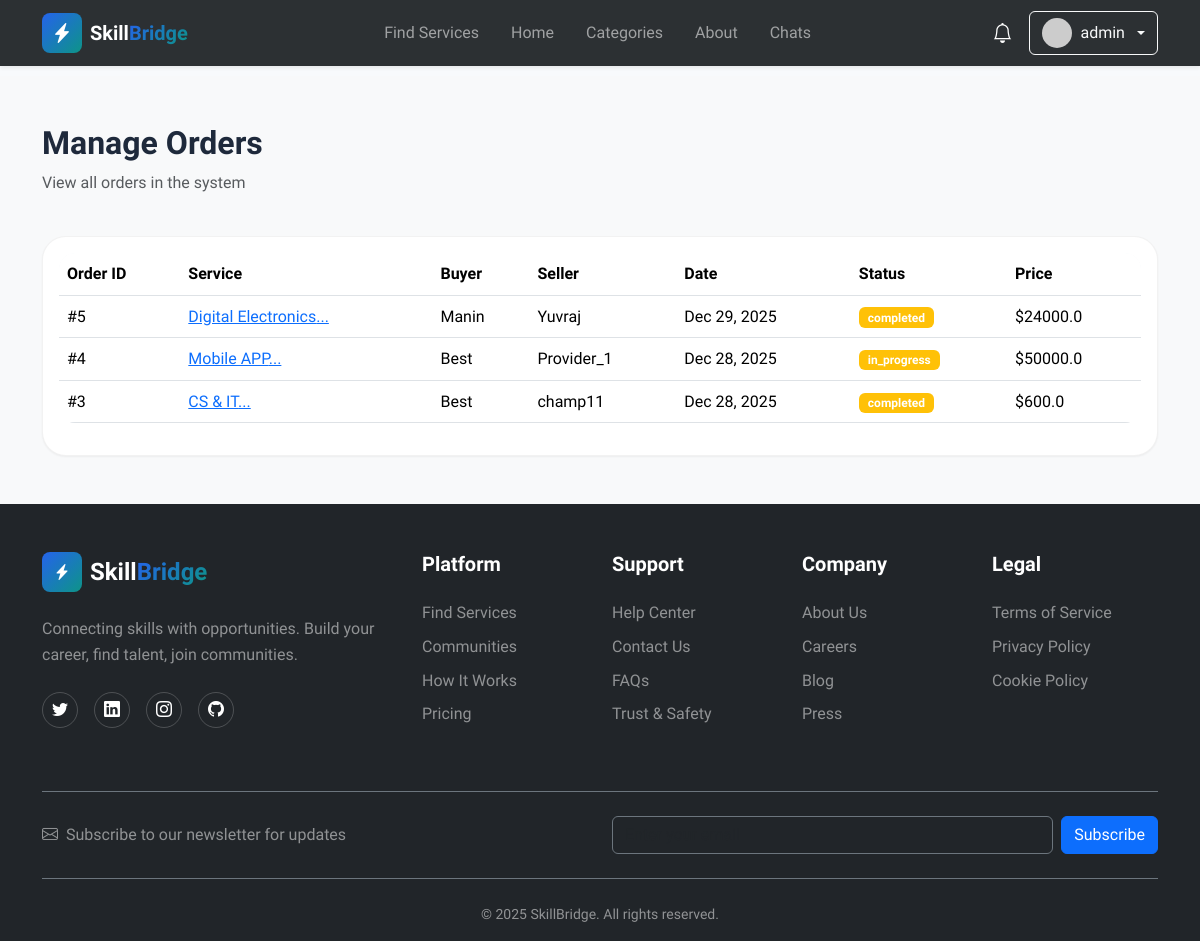
Page /admin/orders (signed in) on the committed database.
### models.py (models this page shows, shortened)
class User(UserMixin, db.Model):
    __tablename__ = 'users'
    id = db.Column(db.Integer, primary_key=True)
    username = db.Column(db.String(80), unique=True, nullable=False, index=True)
    email = db.Column(db.String(120), unique=True, nullable=False, index=True)
    password_hash = db.Column(db.String(255), nullable=False)
    user_type = db.Column(db.String(20), nullable=False, default='client')
    full_name = db.Column(db.String(100))
    bio = db.Column(db.Text)
    avatar_url = db.Column(db.String(255), default='default-avatar.png')
    phone = db.Column(db.String(20))
    is_active = db.Column(db.Boolean, default=True)
    is_verified = db.Column(db.Boolean, default=False)
    created_at = db.Column(db.DateTime, default=datetime.utcnow, nullable=False)
    updated_at = db.Column(db.DateTime, default=datetime.utcnow, onupdate=datetime.utcnow)
    services = db.relationship('Service', backref='provider', lazy='dynamic',
                              foreign_keys='Service.user_id')
    reviews = db.relationship('Review', backref='reviewer', lazy='dynamic',
                             foreign_keys='Review.user_id')
    orders_as_buyer = db.relationship('Order', backref='buyer', lazy='dynamic',
                                     foreign_keys='Order.buyer_id')
    orders_as_seller = db.relationship('Order', backref='seller', lazy='dynamic',
                                      foreign_keys='Order.seller_id')
    favorites = db.relationship('Favorite', backref='user', lazy='dynamic',
                               cascade='all, delete-orphan')
    notifications = db.relationship('Notification', backref='user', lazy='dynamic',
                                   cascade='all, delete-orphan')
    def is_admin(self):
        return self.user_type == 'admin'
    def get_unread_notifications_count(self):
        return self.notifications.filter_by(is_read=False).count()
    def get_recent_notifications(self, limit=5):
        return self.notifications.order_by(db.text('created_at desc')).limit(limit)
    def get_avatar_url(self):
        from flask import url_for
        if not self.avatar_url or self.avatar_url == 'default-avatar.png':
            return f"https://ui-avatars.com/api/?name={self.username}&background=random&color=fff&size=128"
        if self.avatar_url.startswith('http'):
            return self.avatar_url
        return url_for('static', filename='avatars/' + self.avatar_url)

class Order(db.Model):
    __tablename__ = 'orders'
    id = db.Column(db.Integer, primary_key=True)
    service_id = db.Column(db.Integer, db.ForeignKey('services.id'), nullable=False, index=True)
    buyer_id = db.Column(db.Integer, db.ForeignKey('users.id'), nullable=False, index=True)
    seller_id = db.Column(db.Integer, db.ForeignKey('users.id'), nullable=False, index=True)
    total_price = db.Column(db.Float, nullable=False)
    status = db.Column(db.String(20), default='pending', index=True)
    requirements = db.Column(db.Text)  # Buyer's requirements
    scope = db.Column(db.Text)  # Detailed scope
    budget_tier = db.Column(db.String(20)) # Basic, Standard, Premium
    deadline = db.Column(db.DateTime)  # Agreed deadline
    delivery_note = db.Column(db.Text)  # Seller's delivery note
    created_at = db.Column(db.DateTime, default=datetime.utcnow)
    updated_at = db.Column(db.DateTime, default=datetime.utcnow, onupdate=datetime.utcnow)
    completed_at = db.Column(db.DateTime)

class Service(db.Model):
    __tablename__ = 'services'
    id = db.Column(db.Integer, primary_key=True)
    title = db.Column(db.String(200), nullable=False, index=True)
    description = db.Column(db.Text, nullable=False)
    price = db.Column(db.Float, nullable=False)
    delivery_time = db.Column(db.String(50))  # e.g., "3 days", "1 week"
    user_id = db.Column(db.Integer, db.ForeignKey('users.id'), nullable=False, index=True)
    category_id = db.Column(db.Integer, db.ForeignKey('categories.id'), nullable=False, index=True)
    favorited_by = db.relationship('Favorite', backref='service', lazy='dynamic', cascade='all, delete-orphan')
    image_url = db.Column(db.String(255), default='default-service.jpg')
    tags = db.Column(db.String(255))
    is_active = db.Column(db.Boolean, default=True)
    view_count = db.Column(db.Integer, default=0)
    created_at = db.Column(db.DateTime, default=datetime.utcnow, index=True)
    updated_at = db.Column(db.DateTime, default=datetime.utcnow, onupdate=datetime.utcnow)
    reviews = db.relationship('Review', backref='service', lazy='dynamic',
                             cascade='all, delete-orphan')
    orders = db.relationship('Order', backref='service', lazy='dynamic')
    favorited_by = db.relationship('Favorite', backref='service', lazy='dynamic',
                                   cascade='all, delete-orphan')

### routes.py (the view)
@admin_bp.route('/orders')
@admin_required
def orders():
    orders = Order.query.order_by(Order.created_at.desc()).all()
    return render_template('admin/orders.html', orders=orders)

### routes.py (called while the page is built)
def admin_required(f):
    @wraps(f)
    def decorated_function(*args, **kwargs):
        if not current_user.is_authenticated or not current_user.is_admin():
            flash('You need admin privileges to access this page.', 'danger')
            return redirect(url_for('main.index'))
        return f(*args, **kwargs)
    return decorated_function

### templates/admin/orders.html (shortened to what this page needs)
{% extends 'base.html' %}
{% block content %}
<section class="py-5 bg-light">
    <div class="container">
        <div class="row mb-4">
            <div class="col">
                <h2 class="fw-bold">Manage Orders</h2>
                <p class="text-muted">View all orders in the system</p>
            </div>
        </div>
        <div class="card">
            <div class="card-body">
                {% if orders %}
                <div class="table-responsive">
                    <table class="table table-hover">
                        <thead>
                            <tr>
                                <th>Order ID</th>
                                <th>Service</th>
                                <th>Buyer</th>
                                <th>Seller</th>
                                <th>Date</th>
                                <th>Status</th>
                                <th>Price</th>
                            </tr>
                        </thead>
                        <tbody>
                            {% for order in orders %}
                            <tr>
                                <td>#{{ order.id }}</td>
                                <td>
                                    <a href="{{ url_for('service.detail', service_id=order.service.id) }}">
                                        {{ order.service.title[:40] }}...
                                    </a>
                                </td>
                                <td>{{ order.buyer.username }}</td>
                                <td>{{ order.service.provider.username }}</td>
                                <td>{{ order.created_at.strftime('%b %d, %Y') }}</td>
                                <td>
                                    <span class="badge bg-warning">{{ order.status }}</span>
                                </td>
                                <td>${{ order.service.price }}</td>
                            </tr>
                            {% endfor %}
                        </tbody>
                    </table>
                </div>
                {% else %}
                <div class="text-center py-5 text-muted">
                    <i class="bi bi-inbox fs-1 d-block mb-3"></i>
                    <p>No orders in the system yet</p>
                </div>
                {% endif %}
            </div>
        </div>
    </div>
</section>
{% endblock %}

### templates/components/header.html (shortened to what this page needs)
<header class="navbar navbar-expand-lg navbar-dark bg-dark fixed-top shadow-sm">
    <div class="container">
        <a class="navbar-brand d-flex align-items-center" href="{{ url_for('main.index') }}">
            <div class="logo-icon gradient-primary rounded-3 p-2 me-2">
                <i class="bi bi-lightning-charge-fill text-white"></i>
            </div>
            <span class="fw-bold">Skill<span class="text-gradient">Bridge</span></span>
        </a>
        <div class="collapse navbar-collapse" id="navbarNav">
            <ul class="navbar-nav mx-auto">
                <li class="nav-item">
                    <a class="nav-link" href="{{ url_for('service.browse') }}">Find Services</a>
                </li>
                <li class="nav-item">
                    <a class="nav-link" href="{{ url_for('main.index') }}">Home</a>
                </li>
                <li class="nav-item">
                    <a class="nav-link" href="{{ url_for('main.index') }}#categories">Categories</a>
                </li>
                <li class="nav-item">
                    <a class="nav-link" href="{{ url_for('main.about') }}">About</a>
                </li>
                {% if current_user.is_authenticated %}
                <li class="nav-item">
                    <a class="nav-link" href="{{ url_for('user.chats') }}">Chats</a>
                </li>
                {% endif %}
            </ul>
            <div class="d-flex align-items-center gap-3 mt-3 mt-lg-0">
                {% if current_user.is_authenticated %}
                <div class="dropdown">
                    <button class="btn btn-link text-white position-relative p-0" type="button"
                        data-bs-toggle="dropdown">
                        <i class="bi bi-bell fs-5"></i>
                    </button>
                </div>
                <div class="dropdown">
                    <button class="btn btn-outline-light dropdown-toggle d-flex align-items-center gap-2" type="button"
                        data-bs-toggle="dropdown">
                        <img src="{{ current_user.get_avatar_url() }}" alt="Avatar" class="rounded-circle" width="30"
                            height="30">
                        <span>{{ current_user.username }}</span>
                    </button>
                </div>
                {% else %}
                <a href="{{ url_for('auth.login') }}" class="btn btn-outline-light">Log In</a>
                <a href="{{ url_for('auth.register') }}" class="btn btn-gradient-primary">Get Started</a>
                {% endif %}
            </div>
        </div>
    </div>
</header>
<div style="height: 76px;"></div>

### static/css/custom.css (style rules this page uses)
:root { --primary: #2563eb; --primary-hover: #1d4ed8; --accent: #0d9488; --background: #f8fafc; --foreground: #1e293b; --card: #ffffff; --border: #e2e8f0; --muted: #64748b; --muted-foreground: #94a3b8; --secondary: #f1f5f9; --success: #10b981; --danger: #ef4444; --primary-color: #2563eb; --primary-dark: #1d4ed8; --primary-light: #3b82f6; --accent-color: #0d9488; --card-bg: #ffffff; --gradient-primary: linear-gradient(135deg, #2563eb 0%, #0d9488 100%); --gradient-accent: linear-gradient(135deg, #f97316 0%, #fb923c 100%); --gradient-hero: linear-gradient(135deg, #1e293b, #334155); --shadow-sm: 0 1px 2px 0 rgba(0, 0, 0, 0.05); --shadow-md: 0 4px 6px -1px rgba(0, 0, 0, 0.08); --shadow-lg: 0 10px 15px -3px rgba(0, 0, 0, 0.08); --shadow-xl: 0 20px 25px -5px rgba(0, 0, 0, 0.1); --shadow-glow: 0 0 40px rgba(37, 99, 235, 0.25); --section-padding: 5rem 0; --radius: 0.75rem; --radius-sm: 0.5rem; --radius-md: 1rem; --radius-lg: 1.5rem; --radius-xl: 2rem; }
* { margin: 0; padding: 0; box-sizing: border-box; }
body { font-family: 'Sora', -apple-system, BlinkMacSystemFont, 'Segoe UI', sans-serif; background-color: var(--background); color: var(--foreground); line-height: 1.6; overflow-x: hidden; }
h1, h2, h3, h4, h5, h6 { font-weight: 700; line-height: 1.2; }
a { transition: all 0.3s ease; }
.gradient-primary { background: var(--gradient-primary); }
.text-gradient { background: var(--gradient-primary); -webkit-background-clip: text; -webkit-text-fill-color: transparent; background-clip: text; }
.navbar { backdrop-filter: blur(10px); background-color: rgba(33, 37, 41, 0.95) !important; transition: all 0.3s ease; }
.logo-icon { width: 40px; height: 40px; display: flex; align-items: center; justify-content: center; transition: all 0.3s ease; }
.nav-link { font-weight: 500; position: relative; padding: 0.5rem 1rem !important; }
.nav-link::after { content: ''; position: absolute; bottom: 0; left: 50%; width: 0; height: 2px; background: var(--gradient-primary); transition: all 0.3s ease; transform: translateX(-50%); }
.card { border-radius: var(--radius-lg); border: 1px solid rgba(0, 0, 0, 0.05); box-shadow: var(--shadow-sm); }
.table { border-radius: var(--radius-md); overflow: hidden; }
.table thead { background: var(--background); }
.badge { padding: 0.35em 0.75em; font-weight: 600; }

### rows in the picture
User: username "admin"
Order: id "5", service "Digital Electronics", buyer.username "Manin", service.provider.username "Yuvraj", created_at "Dec 29, 2025", status "completed", service.price "24000.0"
Order: id "4", service "Mobile APP", buyer.username "Best", service.provider.username "Provider_1", created_at "Dec 28, 2025", status "in_progress", service.price "50000.0"
Order: id "3", service "CS & IT", buyer.username "Best", service.provider.username "champ11", created_at "Dec 28, 2025", status "completed", service.price "600.0"
